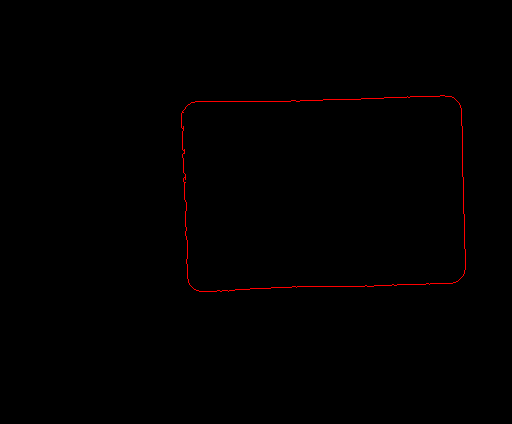
%> input picture einde_Depth.png, 512 x 424 px
$ octave testoverlap2.m   (GNU Octave 9; MATLAB toolbox functions it lacks are replaced by stand-ins)
%> lines starting %> are read from the running program, lines starting %| are printed output that depends on the picture; in (x1, y1, x2, y2) boxes, pixels count from 0 and x2, y2 are one past the last pixel; in counts of white or black regions, pixels touching at a corner belong together; the program's own positions count from 1
%color: 1920x1080 met 84.1 x 53.8
%depth: 512x424  met 70.6 x 60

depth = imread('einde_Depth.png');
%> depth is the input picture: size 424x512x3 uint8; mean R, G, B 1.1, 0, 0
color = imread('doos_leeg_overlap_RGB.png');
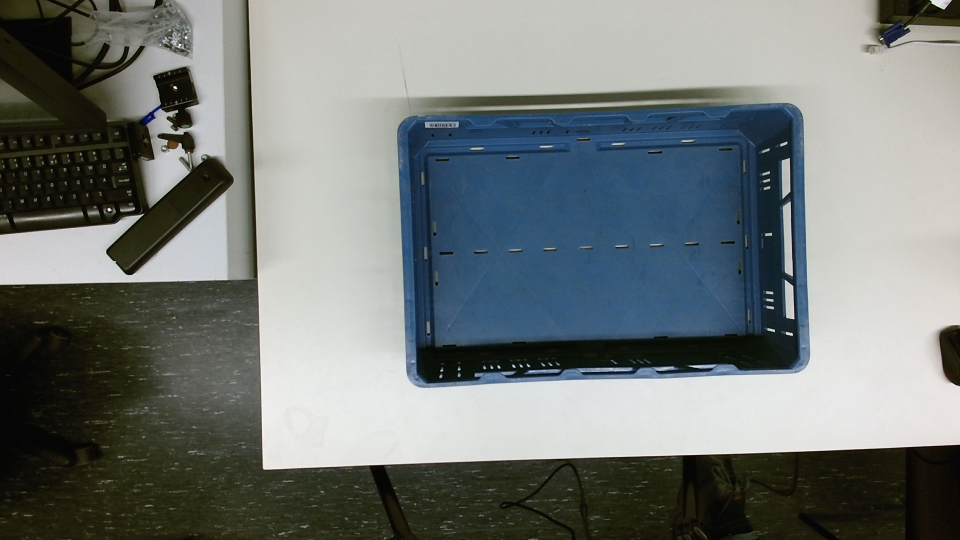
%> input picture doos_leeg_overlap_RGB.png, 1920 x 1080 px (shown at 1/2 size)
%> color is the input picture: size 1080x1920x3 uint8; mean R, G, B 115.7, 121.4, 120
h = 900;
[reformed_depth,reformed_color, res_height_angle, res_width_angle] = reform(depth, color);
[pipemm_depth_H, pipemm_depth_W, pipemm_color_H, pipemm_color_W] = get_pipemm(res_height_angle, res_width_angle, h, reformed_depth,reformed_color);

[prop,nb_rows_color , nb_columns_color,nb_rows_depth, nb_columns_depth] = proportion(reformed_depth , reformed_color);

tot_size = size_matching(prop);

% om te testen
disp([pipemm_depth_H, pipemm_depth_W, pipemm_color_H, pipemm_color_W]);

% testen totaal programma

total = overlap_depth_to_RGB(reformed_depth, reformed_color, pipemm_depth_H , pipemm_depth_W , pipemm_color_H , pipemm_color_W,tot_size,nb_rows_color , nb_columns_color);

image(total);


function [reformed_depth,reformed_color,resulting_height_angle,resulting_width_angle] = reform(depth, color) %met h= height camera

    %breedte van color naar 70.6 brengen
    width_color_angle = 84.1;
    height_color_angle = 53.8;

    width_depth_angle = 70.6;
    height_depth_angle = 60;

    resulting_height_angle = height_color_angle;
    resulting_width_angle = width_depth_angle;

    [~ , nb_columns_color,~]=size(color);
%> nb_columns_color = 1920
    nb_pixels_color_per_degree_width = nb_columns_color / width_color_angle;
%> nb_pixels_color_per_degree_width = 22.83


    nb_width_pixels_removed_color = (width_color_angle-width_depth_angle) * nb_pixels_color_per_degree_width ;
%> nb_width_pixels_removed_color = 308.2
        %totaal aantal pixels dat in de breedte weggehaald moeten worden bij color

    reformed_color = color(:,round(nb_width_pixels_removed_color/2,0): round(nb_columns_color-(nb_width_pixels_removed_color/2),0),:);
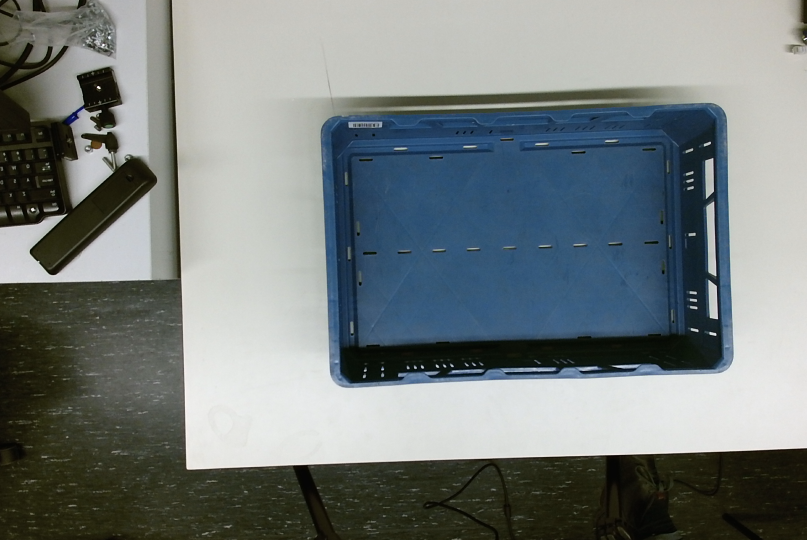
%> reformed_color: size 1080x1613x3 uint8 (shown at 1/2 size); mean R, G, B 118, 125.4, 125.1
        %Dit is een 1080 x (aangepaste breedte) matrix


    % hoogte van depth naar 53.8 brenge
    [nb_rows_depth,~]=size(depth);
%> nb_rows_depth = 424

    nb_pixels_depth_per_degree_height = nb_rows_depth / height_color_angle;
%> nb_pixels_depth_per_degree_height = 7.88

    nb_height_pixels_removed_depth = (height_depth_angle-height_color_angle)*nb_pixels_depth_per_degree_height;
%> nb_height_pixels_removed_depth = 48.86
    reformed_depth = depth(round(nb_height_pixels_removed_depth/2,0): round(nb_rows_depth -(nb_height_pixels_removed_depth/2),0),:);
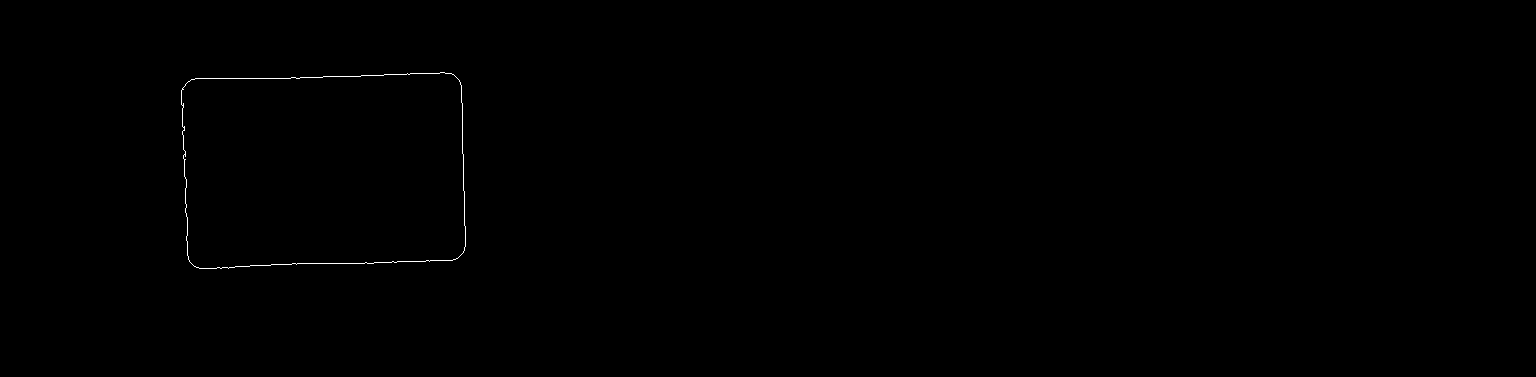
%> reformed_depth: size 377x1536 uint8; 0.16% white in thin lines or dots, all inside (x1, y1, x2, y2) = (181, 72, 466, 269)
%> `[reformed_depth,reformed_color, res_height_angle, res_width_angle] = r..`: res_height_angle = 53.8; res_width_angle = 70.6
end

function [pipemm_depth_H, pipemm_depth_W, pipemm_color_H, pipemm_color_W] = get_pipemm(res_height_angle, res_width_angle, h, reformed_depth,reformed_color)
%> called with res_height_angle = 53.8, res_width_angle = 70.6, h = 900

    depth_size = size(reformed_depth);
%> depth_size = [377 1536]

    MAX_ROW_DEPTH = depth_size(1);
%> MAX_ROW_DEPTH = 377

    MAX_COLUMN_DEPTH = depth_size(2);
%> MAX_COLUMN_DEPTH = 1536

    color_size = size(reformed_color);
%> color_size = [1080 1613 3]

    MAX_ROW_COLOR = color_size(1);
%> MAX_ROW_COLOR = 1080

    MAX_COLUMN_COLOR = color_size(2);
%> MAX_COLUMN_COLOR = 1613

    tot_width = 2*h*tan(((res_width_angle)/2)*(pi/180));
%> tot_width = 1274.5

    tot_height = 2*h*tan(((res_height_angle)/2)*(pi/180));
%> tot_height = 913.2

    pipemm_depth_H = MAX_ROW_DEPTH/tot_height;
%> pipemm_depth_H = 0.413

    pipemm_depth_W = MAX_COLUMN_DEPTH/tot_width;
%> pipemm_depth_W = 1.21

    pipemm_color_H = MAX_ROW_COLOR/tot_height;
%> pipemm_color_H = 1.18

    pipemm_color_W = MAX_COLUMN_COLOR/tot_width;
%> pipemm_color_W = 1.27
%> `[pipemm_depth_H, pipemm_depth_W, pipemm_color_H, pipemm_color_W] = get..`: pipemm_depth_H = 0.413; pipemm_depth_W = 1.21; pipemm_color_H = 1.18; pipemm_color_W = 1.27

end
function [prop,nb_rows_color , nb_columns_color,nb_rows_depth, nb_columns_depth] = proportion(reformed_depth , reformed_color)
    [nb_rows_color , nb_columns_color]=size(reformed_color);
    [nb_rows_depth, nb_columns_depth]= size(reformed_depth);

    nb_pixels_color=nb_rows_color * nb_columns_color;
    nb_pixels_depth=nb_rows_depth * nb_columns_depth;

    x= max(nb_pixels_color,nb_pixels_depth);
    y= min(nb_pixels_color,nb_pixels_depth);

    prop = x/y;
%> `[prop,nb_rows_color , nb_columns_color,nb_rows_depth, nb_columns_depth..`: prop = 9.02; nb_rows_color = 1080; nb_columns_color = 4839; nb_rows_depth = 377; nb_columns_depth = 1536

end

function the_size=size_matching(prop)
%> called with prop = 9.02
    the_size= round(sqrt(prop));
%> the_size = 3
%|    0.4128   1.2052   1.1827   1.2656
end

function [row_start, row_stop, col_start, col_stop]= depth_to_color(pipemm_depth_H , pipemm_depth_W , pipemm_color_H , pipemm_color_W,row, col,the_size,nb_rows_color , nb_columns_color)

    mm_width_from_left = col/pipemm_depth_W;
    mm_height_from_top = row/pipemm_depth_H;

    corr_pixel_col_color = round(mm_width_from_left * pipemm_color_W);
    corr_pixel_row_color = round(mm_height_from_top * pipemm_color_H);

    steps = floor(the_size/2);

    row_start=corr_pixel_row_color-steps;
    row_stop=corr_pixel_row_color+steps;

    col_start=corr_pixel_col_color-steps;
    col_stop=corr_pixel_col_color+steps;

    if row_start<1
        row_start = 1;
    end

    if row_stop > nb_rows_color
        row_stop=nb_rows_color;
    end

    if col_start<1
        col_start = 1;
    end

    if col_stop > nb_columns_color
        col_stop = nb_colums_color;
    end


end

function overlapped_matrix = overlap_depth_to_RGB(reformed_depth, reformed_color, pipemm_depth_H , pipemm_depth_W , pipemm_color_H , pipemm_color_W,the_size,nb_rows_color , nb_columns_color)
%> called with pipemm_depth_H = 0.413, pipemm_depth_W = 1.21, pipemm_color_H = 1.18, pipemm_color_W = 1.27, the_size = 3, nb_rows_color = 1080, nb_columns_color = 4839

    depth_size = size(reformed_depth);

    MAX_ROW_DEPTH = depth_size(1);

    MAX_COLUMN_DEPTH = depth_size(2);

    for row = 1:MAX_ROW_DEPTH
        for col = 1:MAX_COLUMN_DEPTH
            if(reformed_depth(row, col, 1) == -1)
                [row_start, row_stop, col_start, col_stop] = depth_to_color(pipemm_depth_H , pipemm_depth_W , pipemm_color_H , pipemm_color_W,row, col,the_size,nb_rows_color , nb_columns_color);
                reformed_color(row_start:row_stop, col_start:col_stop, 1) = 255;
                reformed_color(row_start:row_stop, col_start:col_stop, 2) = 0;
                reformed_color(row_start:row_stop, col_start:col_stop, 2) = 0;
            end
        end
    end
    overlapped_matrix = reformed_color;
end
